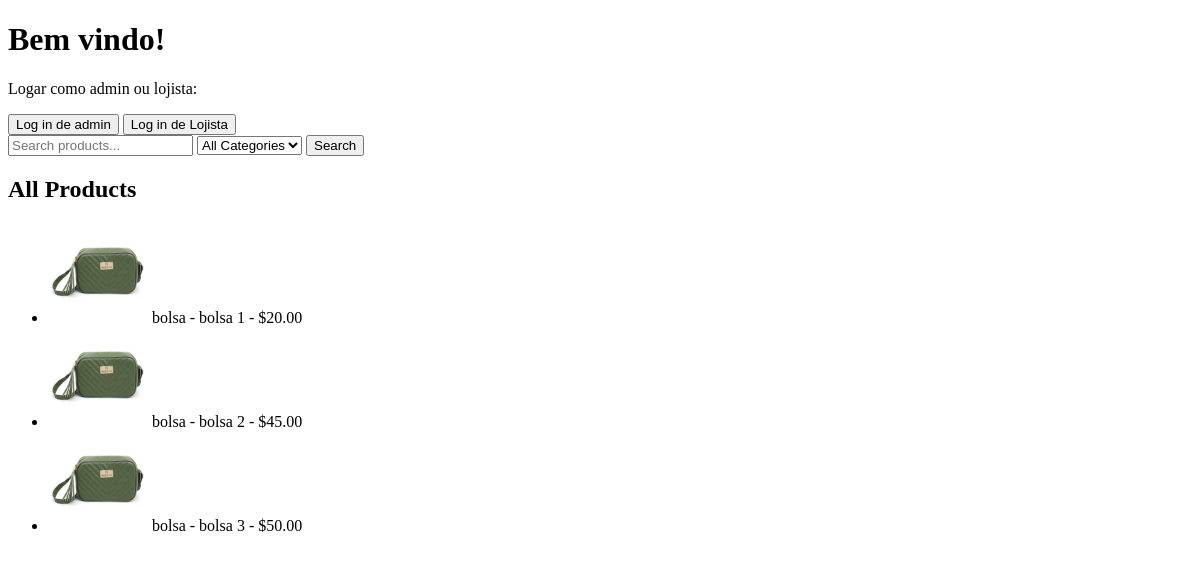
The app's page /, older data.
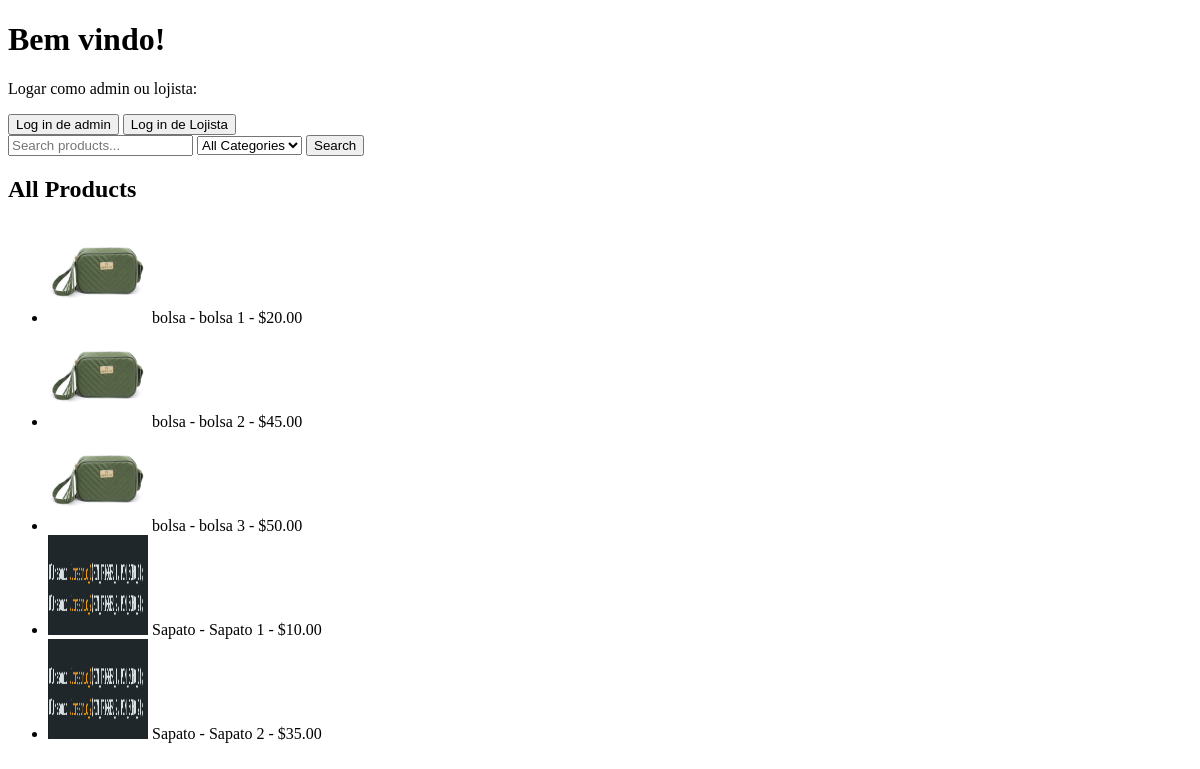
The same page, newer data.
### products/models.py (models this page shows, shortened)
class Product(models.Model):
    user = models.ForeignKey(User, on_delete=models.CASCADE, related_name='products')  # Add a foreign key to User
    name = models.CharField(max_length=100)
    description = models.TextField()
    price = models.DecimalField(max_digits=10, decimal_places=2)
    category = models.CharField(max_length=100)
    image = models.ImageField(upload_to='products/')
    created_at = models.DateTimeField(default=timezone.now)

### accounts/views.py (the view)
# urls.py: path('', views.landing_page, name='landing_page'),
def landing_page(request):
    query = request.GET.get('q')
    selected_category = request.GET.get('category')
    products = Product.objects.all()
    if query:
        products = products.filter(name__icontains=query)
    if selected_category:
        products = products.filter(category=selected_category)
    categories = Product.objects.values_list('category', flat=True).distinct()
    return render(request, 'accounts/landing_page.html', {
        'products': products,
        'query': query,
        'selected_category': selected_category,
        'categories': categories,
    })

### accounts/templates/accounts/landing_page.html (shortened to what this page needs)
<!DOCTYPE html>
<html lang="en">
<head>
</head>
<body>
    <h1>Bem vindo!</h1>
    <p>Logar como admin ou lojista:</p>
    <a href="{% url 'admin:index' %}"><button>Log in de admin</button></a>
    <a href="{% url 'login' %}"><button>Log in de Lojista</button></a>
    <form method="GET" action="">
        <input type="text" name="q" placeholder="Search products..." value="{{ query|default:'' }}">
        <select name="category">
            <option value="">All Categories</option>
        </select>
        <button type="submit">Search</button>
    </form>
    {% if products %}
        <h2>All Products</h2>
        <ul>
            {% for product in products %}
                <li>
                    <img src="{{ product.image.url }}" alt="{{ product.name }}" style="width:100px;height:100px;">
                    {{ product.name }} - {{ product.description }} - ${{ product.price }}
                </li>
            {% endfor %}
        </ul>
    {% else %}
        <p>No products available.</p>
    {% endif %}
</body>
</html>

Row changes from the older to the newer data that the page shows:
added Product: image (picture), name "Sapato", description "Sapato 1", price "10.00"
added Product: image (picture), name "Sapato", description "Sapato 2", price "35.00"
